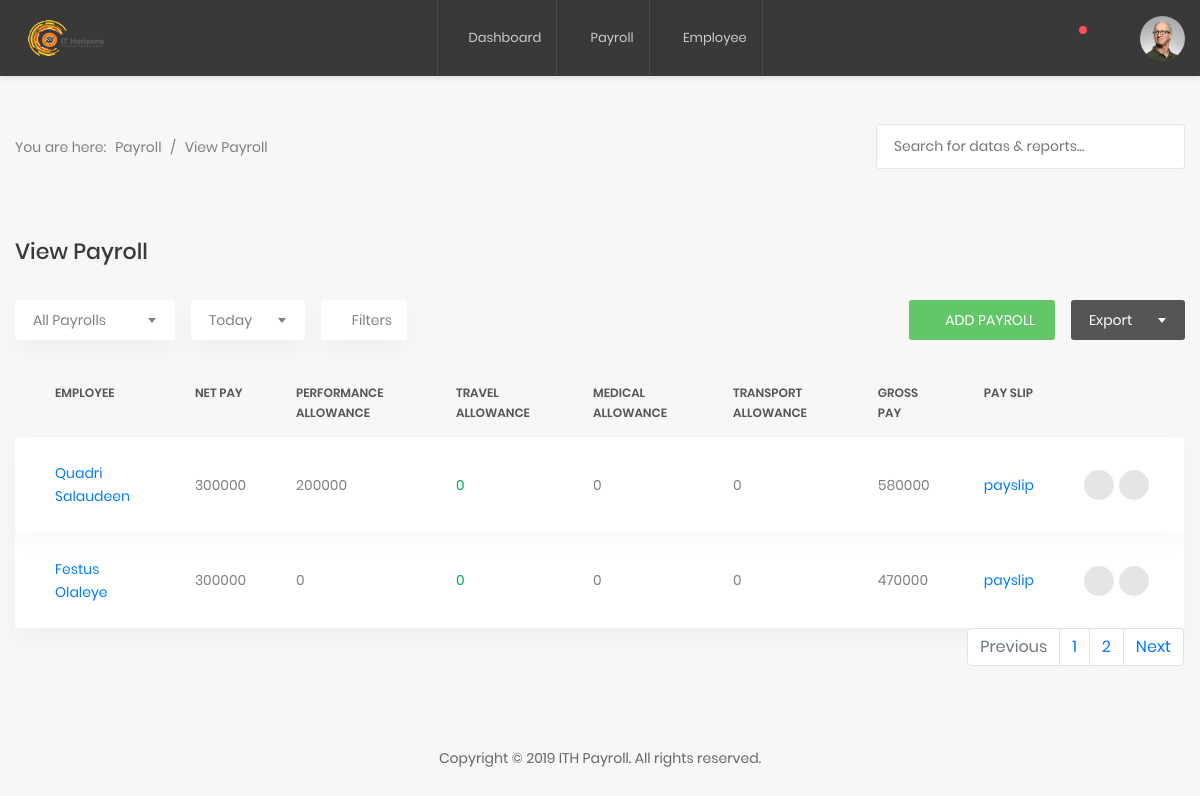
The page /payroll (signed in) on the database as committed earlier.
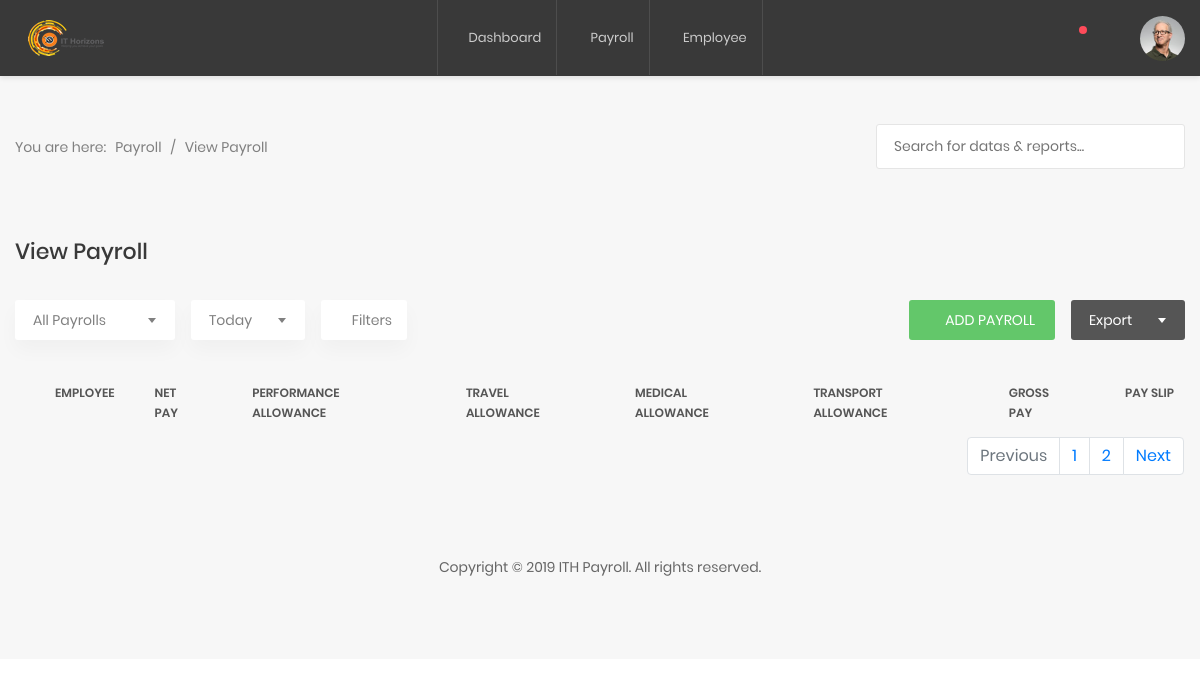
The same page on the database as committed later.
### salary/models.py (models this page shows, shortened)
class Salary(models.Model):
    employee = models.ForeignKey(Employee, related_name='salaries', on_delete=models.CASCADE)
    net_pay = models.IntegerField()
    total_working_days = models.IntegerField()
    travel_allowance = models.IntegerField(null=True, blank=True, default=0)
    leave_allowance = models.IntegerField(null=True, blank=True, default=0)
    performance_allowance = models.IntegerField(null=True, blank=True, default=0)
    transport_allowance = models.IntegerField(null=True, blank=True, default=0)
    medical_allowance = models.IntegerField(null=True, blank=True, default=0)
    tax_deduction = models.IntegerField(null=True, blank=True, default=0)
    other_deductions = models.IntegerField(null=True, blank=True, default=0)
    gross_pay = models.IntegerField(null=True, blank=True, default=0)
    date_created = models.DateTimeField(auto_now=False, auto_now_add=True)
    updated = models.DateTimeField(auto_now=True)
    class Meta:
        verbose_name_plural = 'salaries'

### employees/models.py (models this page shows, shortened)
class Employee(models.Model):
    deps = (
    ('Applications', 'Applications'), ('Network & Security','Network & Security'),
    ('Solutions', 'Solutions'),('Human Resource', 'Human Resource'),
     ('Sales', 'Sales'), ('Finance', 'Finance'), ('Infrastructure', 'Infrastructure'),
    ('Projects', 'Projects'), ('Research & Development', 'Research & Development')
    )
    first_name = models.CharField(max_length=100)
    last_name = models.CharField(max_length=100)
    department = models.CharField(max_length=100, choices=deps)
    designation = models.CharField(max_length=100)
    phone_number = models.CharField(max_length=100)
    bank_name = models.CharField(max_length=100, null=True)
    account_number = models.IntegerField(null = True)
    account_type = models.CharField(max_length=100, null=True)

### salary/views.py (the view)
# urls.py: path('payroll', salary_view, name="salary"),
@login_required
def salary_view(request):
    all_salary = Salary.objects.all()
    context = {
        'salary': all_salary,
    }
    return render(request, 'payroll/payroll_index.html', context)

### templates/payroll/payroll_index.html (shortened to what this page needs)
{% extends 'payroll/index.html' %}
{% block content %}
            <section class="au-breadcrumb2">
                <div class="container">
                    <div class="row">
                        <div class="col-md-12">
                            <div class="au-breadcrumb-content">
                                <div class="au-breadcrumb-left">
                                    <span class="au-breadcrumb-span">You are here:</span>
                                    <ul class="list-unstyled list-inline au-breadcrumb__list">
                                        <li class="list-inline-item active">
                                            <a href="#">Payroll</a>
                                        </li>
                                        <li class="list-inline-item seprate">
                                            <span>/</span>
                                        </li>
                                        <li class="list-inline-item">View Payroll</li>
                                    </ul>
                                </div>
                                <form class="au-form-icon--sm" action="" method="post">
                                    <input class="au-input--w300 au-input--style2" type="text" placeholder="Search for datas &amp; reports...">
                                    <button class="au-btn--submit2" type="submit">
                                        <i class="zmdi zmdi-search"></i>
                                    </button>
                                </form>
                            </div>
                        </div>
                    </div>
                </div>
            </section>
            <section class="p-t-20">
                <div class="container">
                    <div class="row">
                        <div class="col-md-12">
                            <h3 class="title-5 m-b-35">View Payroll</h3>
                            <div class="table-data__tool">
                                <div class="table-data__tool-left">
                                    <div class="rs-select2--light rs-select2--md">
                                    </div>
                                    <div class="rs-select2--light rs-select2--sm">
                                    </div>
                                    <button class="au-btn-filter">
                                        <i class="zmdi zmdi-filter-list"></i>filters</button>
                                </div>
                                <div class="table-data__tool-right">
                                    <button class="au-btn au-btn-icon au-btn--green au-btn--small" href="">
                                      <a href="{% url 'add_salary' %}" style="color:white">  <i class="zmdi zmdi-plus"></i>add payroll</a></button>
                                    <div class="rs-select2--dark rs-select2--sm rs-select2--dark2">
                                    </div>
                                </div>
                            </div>
                            <div class="table-responsive table-responsive-data2">
                                <table class="table table-data2">
                                    <thead>
                                        <tr>
                                            <th>Employee</th>
                                            <th>Net Pay</th>
                                            <th>Performance Allowance</th>
                                            <th>Travel Allowance</th>
                                            <th>Medical Allowance</th>
                                            <th>Transport Allowance</th>
                                            <th>Gross Pay</th>
                                            <th>Pay Slip</th>
                                        </tr>
                                    </thead>
                                    <tbody>
                                      {% for s in salary %}
                                        <tr class="tr-shadow">
                                            <td>
                                              <a href="{% url 'employee_detail' s.employee.id %}">
                                                {{ s.employee.first_name }} {{ s.employee.last_name }}
                                              </a>
                                            </td>
                                            <td> {{ s.net_pay }} </td>
                                            <td>{{ s.performance_allowance }}</td>
                                            <td>
                                                <span class="status--process">{{ s.travel_allowance }}</span>
                                            </td>
                                            <td>{{ s.medical_allowance }}</td>
                                            <td>{{ s.travel_allowance }}</td>
                                            <td>{{ s.gross_pay }}</td>
                                            <td><a href="{% url 'payslip' s.id %}">payslip</a></td>
                                            <td>
                                                <div class="table-data-feature">
                                                    <button class="item" data-toggle="tooltip" data-placement="top" title="Edit">
                                                      <a href="{% url 'update_salary' s.id %}">
                                                        <i class="zmdi zmdi-edit"></i>
                                                      </a>
                                                    </button>
                                                    <button class="item" data-toggle="tooltip" data-placement="top" title="Delete">
                                                      <a href="{% url 'delete_salary' s.id %}">
                                                        <i class="zmdi zmdi-delete"></i>
                                                      </a>
                                                    </button>
                                                </div>
                                            </td>
                                        </tr>
                                        {% endfor %}
                                    </tbody>
                                </table>
                                <nav aria-label="Page navigation example">
                                    <ul class="pagination justify-content-end">
                                        <li class="page-item disabled">
                                        <a class="page-link" href="#" tabindex="-1">Previous</a>
                                        </li>
                                        <li class="page-item"><a class="page-link" href="#">1</a></li>
                                        <li class="page-item"><a class="page-link" href="#">2</a></li>
                                        <li class="page-item">
                                        <a class="page-link" href="#">Next</a>
                                        </li>
                                    </ul>
                                    </nav>
                            </div>
                        </div>
                    </div>
                </div>
            </section>
            {% endblock %}

### templates/payroll/index.html (shortened to what this page needs)
{% load static %}
<!DOCTYPE html>
<html lang="en">
<head>
    <link href="{% static 'css/font-face.css' %}" rel="stylesheet" media="all">
    <link href="{% static 'vendor/font-awesome-4.7/css/font-awesome.min.css' %}" rel="stylesheet" media="all">
    <link href="{% static 'vendor/font-awesome-5/css/fontawesome-all.min.css' %}" rel="stylesheet" media="all">
    <link href="{% static 'vendor/mdi-font/css/material-design-iconic-font.min.css' %}" rel="stylesheet" media="all">
    <link href="{% static 'vendor/bootstrap-4.1/bootstrap.min.css' %}" rel="stylesheet" media="all">
    <link href="{% static 'vendor/animsition/animsition.min.css' %}" rel="stylesheet" media="all">
    <link href="{% static 'vendor/bootstrap-progressbar/bootstrap-progressbar-3.3.4.min.css' %}" rel="stylesheet" media="all">
    <link href="{% static 'vendor/wow/animate.css' %}" rel="stylesheet" media="all">
    <link href="{% static 'vendor/css-hamburgers/hamburgers.min.css' %}" rel="stylesheet" media="all">
    <link href="{% static 'vendor/slick/slick.css' %}" rel="stylesheet" media="all">
    <link href="{% static 'vendor/select2/select2.min.css' %}" rel="stylesheet" media="all">
    <link href="{% static 'css/theme.css' %}" rel="stylesheet" media="all">
</head>
<body class="animsition">
    <div class="page-wrapper">
        <header class="header-desktop3 d-none d-lg-block">
            <div class="section__content section__content--p35">
                <div class="header3-wrap">
                    <div class="header__logo">
                        <a href="#">
                            <img src="{% static 'images/icon/ith2.png' %}" alt="ITH Payroll" />
                        </a>
                    </div>
                    <div class="header__navbar">
                        <ul class="list-unstyled">
                            <li class="has-sub">
                                <a href="{% url 'index' %}">
                                    <i class="fas fa-tachometer-alt"></i>Dashboard
                                </a>
                                </li>
                            <li class="has-sub">
                                <a href="{% url 'salary' %}">
                                    <i class="fas fa-copy"></i>
                                    Payroll</a>
                            </li>
                            <li class="has-sub">
                                <a href="{% url 'employees' %}">
                                    <i class="fas fa-book"></i>
                                    Employee</a>
                    </div>
                    <div class="header__tool">
                        <div class="header-button-item has-noti js-item-menu">
                            <i class="zmdi zmdi-notifications"></i>
                        </div>
                        <div class="header-button-item js-item-menu">
                            <i class="zmdi zmdi-settings"></i>
                        </div>
                        <div class="account-wrap">
                            <div class="account-item account-item--style2 clearfix js-item-menu">
                                <div class="image">
                                    <img src="{% static 'images/icon/avatar-01.jpg' %}" alt="John Doe" />
                                </div>
                            </div>
                        </div>
                    </div>
                </div>
            </div>
        </header>
        <div class="page-content--bgf7">
          {% block content %}{% endblock %}
            <section class="p-t-60 p-b-20">
                <div class="container">
                    <div class="row">
                        <div class="col-md-12">
                            <div class="copyright">
                                <p>Copyright © 2019 ITH Payroll. All rights reserved. </p>
                            </div>
                        </div>
                    </div>
                </div>
            </section>
        </div>
    </div>
</body>
</html>

Rows that differ between the two databases and show on the page:
removed Salary: employee.first_name "Quadri", employee.last_name "Salaudeen", net_pay "300000", performance_allowance "200000", travel_allowance "0", medical_allowance "0", gross_pay "580000"
removed Salary: employee.first_name "Festus", employee.last_name "Olaleye", net_pay "300000", performance_allowance "0", travel_allowance "0", medical_allowance "0", gross_pay "470000"
